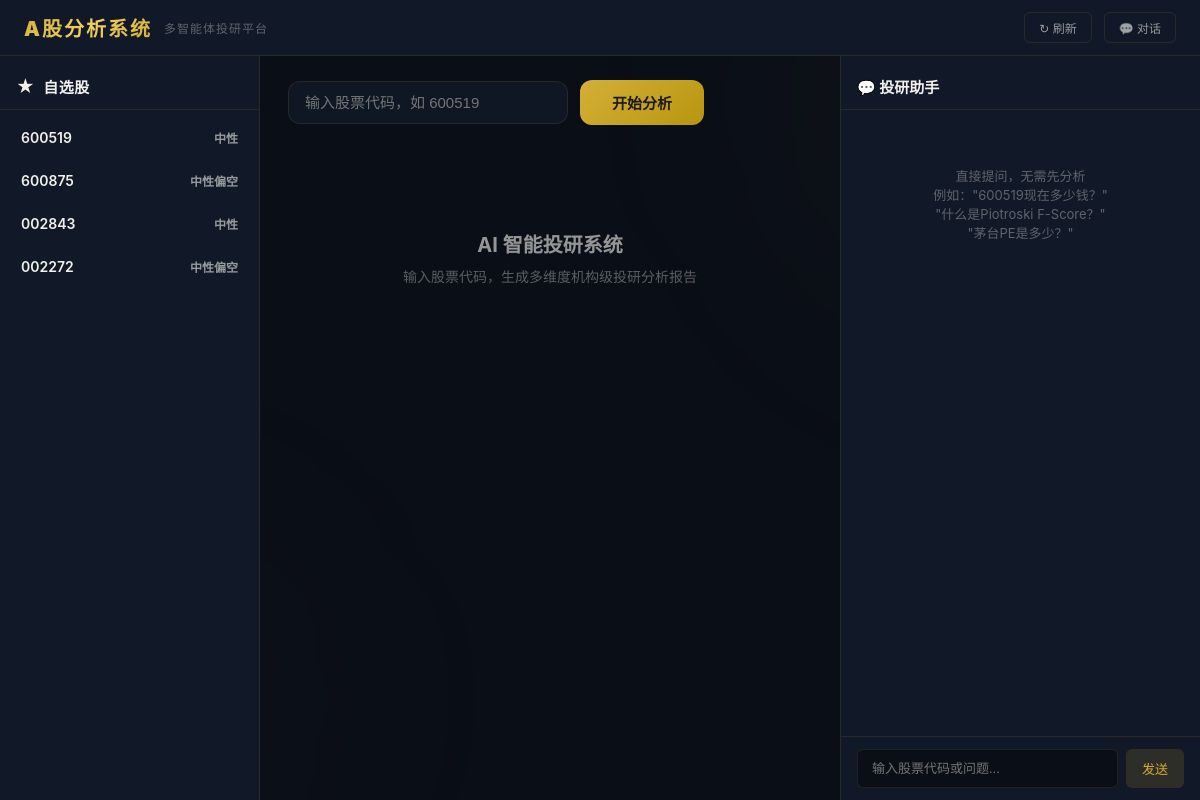
Before: / with the older database file.
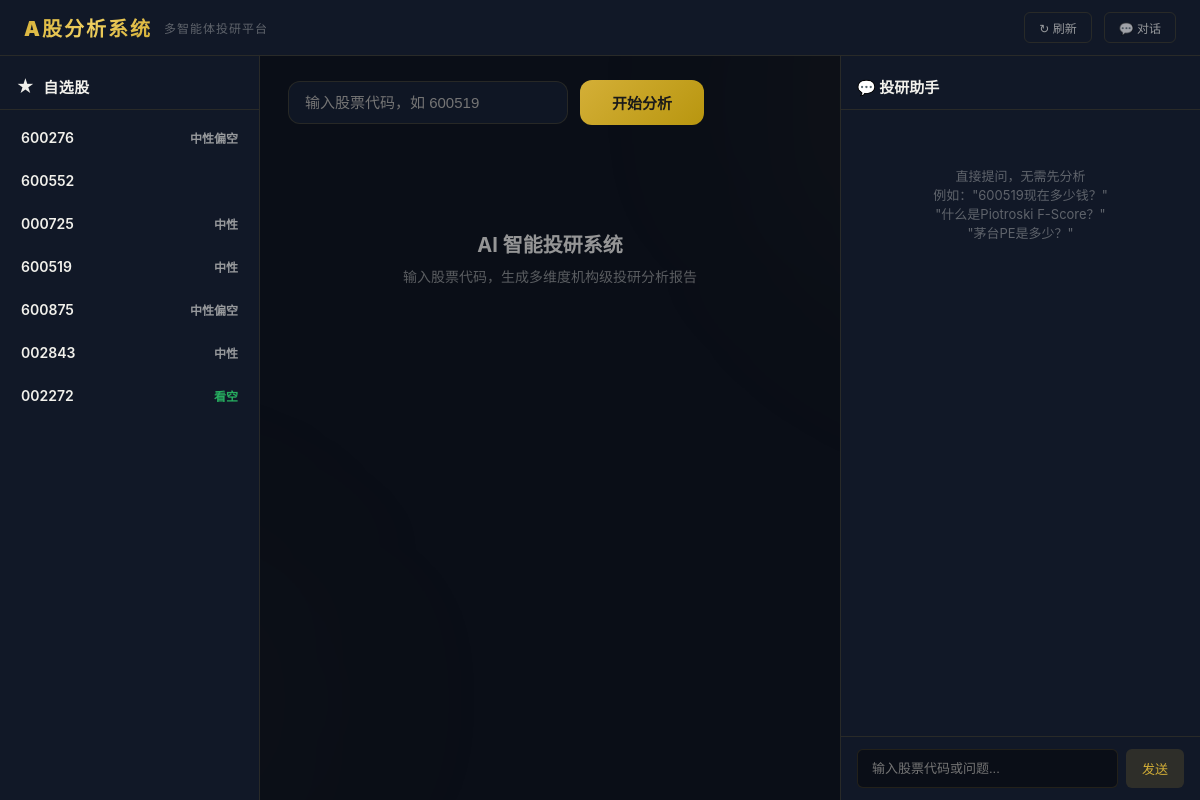
After: the same page with the newer database file.
### tables this page shows
CREATE TABLE watchlist (
                id INTEGER PRIMARY KEY AUTOINCREMENT,
                stock_code TEXT NOT NULL UNIQUE,
                stock_name TEXT DEFAULT '',
                added_at TEXT DEFAULT (datetime('now', 'localtime')),
                notes TEXT DEFAULT '',
                last_price REAL,
                last_grade TEXT,
                last_score INTEGER,
                last_analysis_at TEXT
            );

### app.py (the view)
@app.get("/", response_class=HTMLResponse)
def index(request: Request):
    watchlist = watchlist_get_all()
    return templates.TemplateResponse("index.html", {
        "request": request,
        "selected_agents": ["tech", "fund", "capital", "industry", "risk", "valuation"],
        "watchlist": watchlist,
    })

### templates/index.html (shortened to what this page needs)
<!DOCTYPE html>
<html lang="zh-CN">
<head>
</head>
<body>
<div class="app">
    <header class="top-header">
        <div class="logo">A股分析系统</div>
        <div class="logo-sub">多智能体投研平台</div>
        <div class="header-right">
            <button class="header-btn" onclick="refreshWatchlist(event)" title="刷新自选股快照">↻ 刷新</button>
            <button class="header-btn" id="toggleChatBtn" onclick="toggleChat()">💬 对话</button>
        </div>
    </header>
    <div class="app-body">
    <aside class="sidebar">
        <div class="sidebar-header">
            <span class="icon">★</span> 自选股
        </div>
        <div class="watchlist-items" id="watchlistItems">
            {% for item in watchlist %}
            <div class="wl-item" data-code="{{ item.stock_code }}" onclick="analyzeStock('{{ item.stock_code }}')">
                <div>
                    <div class="wl-code">{{ item.stock_code }}</div>
                </div>
                <div class="wl-info">
                    {% if item.last_grade %}
                    <div class="wl-grade {% if '看多' in item.last_grade %}bullish{% elif '看空' in item.last_grade %}bearish{% else %}neutral{% endif %}">{{ item.last_grade }}</div>
                    {% endif %}
                </div>
            </div>
            {% endfor %}
        </div>
    </aside>
    <main class="main" id="mainContent">
        <div class="input-bar">
            <input type="text" id="stockInput" placeholder="输入股票代码，如 600519"
                   value="{{ stock_code or '' }}" maxlength="6" autofocus
                   onkeydown="if(event.key==='Enter')analyzeStock()">
            <button class="btn-primary" id="analyzeBtn" onclick="analyzeStock()">开始分析</button>
        </div>
        <div id="analysisContent">
            {% if report %}
            <div class="score-badge">
                <span class="num">{{ overall_score }}</span>
                <span class="grade">{{ overall_grade }}</span>
            </div>
            <div id="chartsArea"></div>
            <div class="report-section" id="reportText">{{ report | safe if report else '' }}</div>
            {% else %}
            <div class="placeholder">
                <h2>AI 智能投研系统</h2>
                <p>输入股票代码，生成多维度机构级投研分析报告</p>
            </div>
            {% endif %}
        </div>
    </main>
    <aside class="chat-panel" id="chatPanel">
        <div class="chat-header">💬 投研助手</div>
        <div class="chat-messages" id="chatMessages">
            <div class="chat-empty" id="chatEmpty">
                直接提问，无需先分析<br>例如："600519现在多少钱？"<br>"什么是Piotroski F-Score？"<br>"茅台PE是多少？"
            </div>
        </div>
        <div class="chat-input-area">
            <form id="chatForm" onsubmit="sendMessage(event)">
                <input type="text" id="chatInput" placeholder="输入股票代码或问题..." autocomplete="off">
                <button type="submit" id="chatSendBtn">发送</button>
            </form>
        </div>
    </aside>
</div>
</div>
</body>
</html>

Changed rows visible on the page:
added watchlist: stock_code "600276", last_grade "中性偏空"
added watchlist: stock_code "600552"
added watchlist: stock_code "000725", last_grade "中性"
changed watchlist (number 7 of 7 on the later page): last_grade "中性偏空" → "看空"
